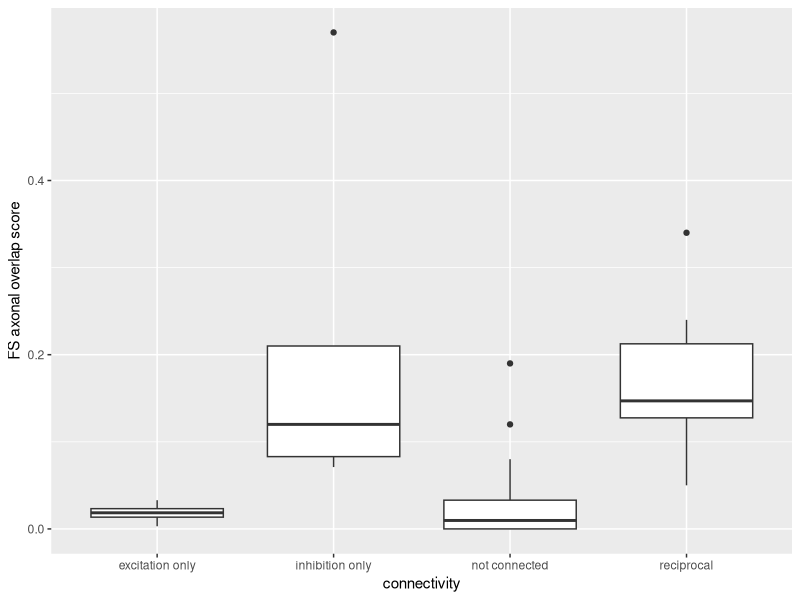
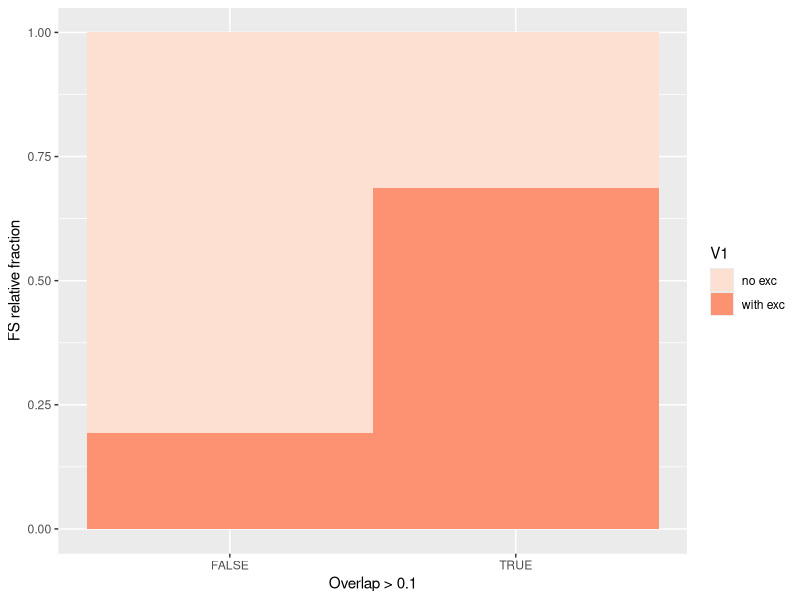
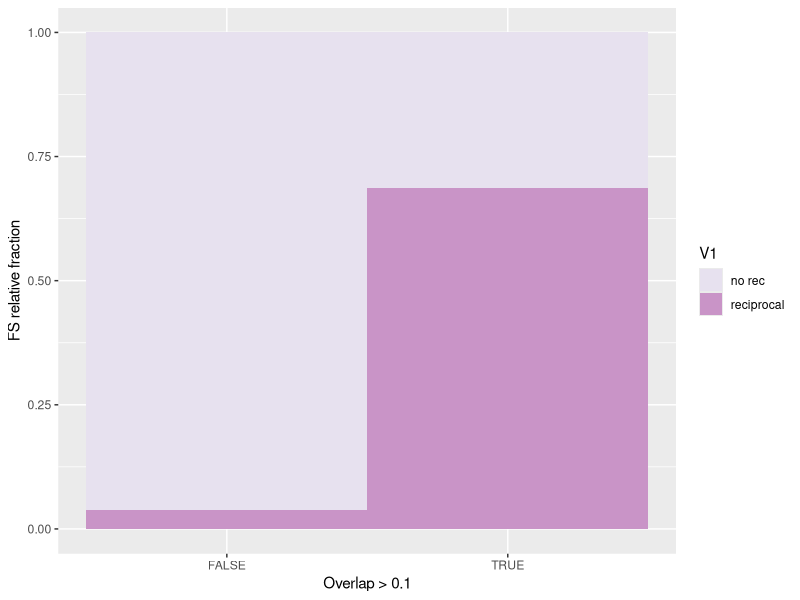
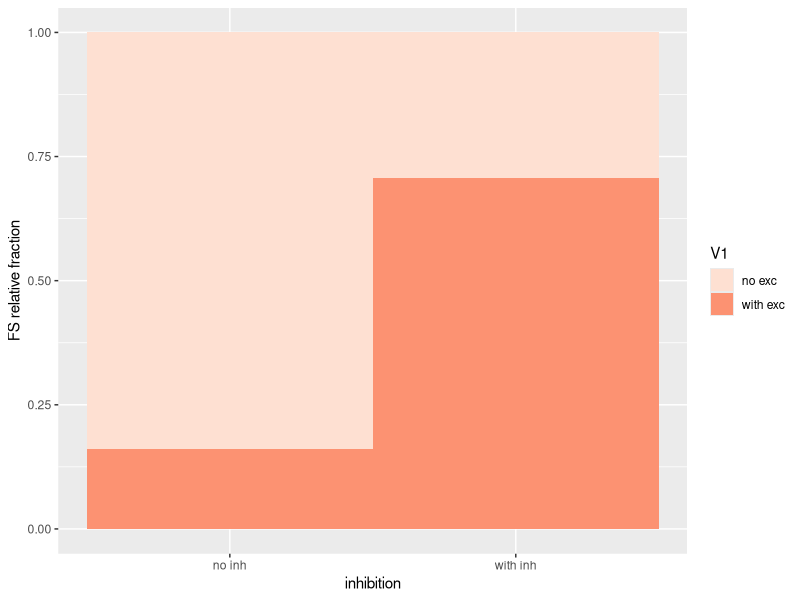
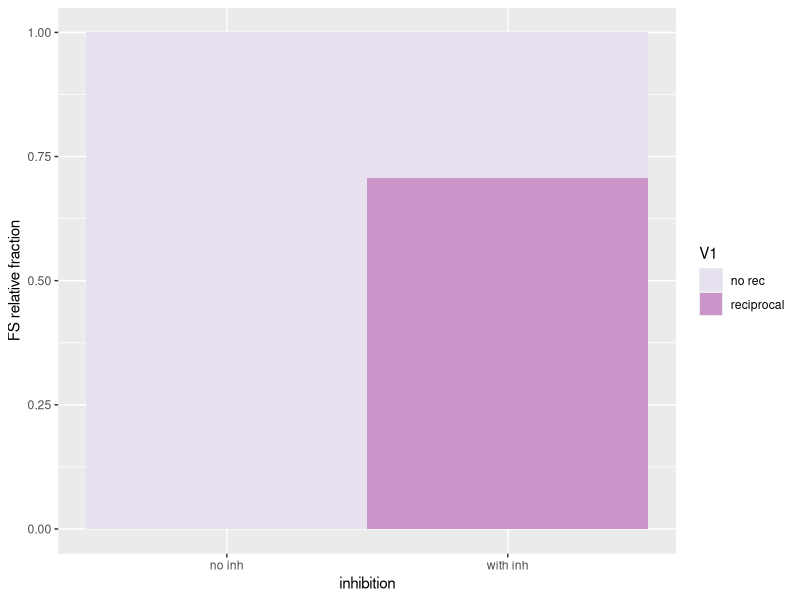
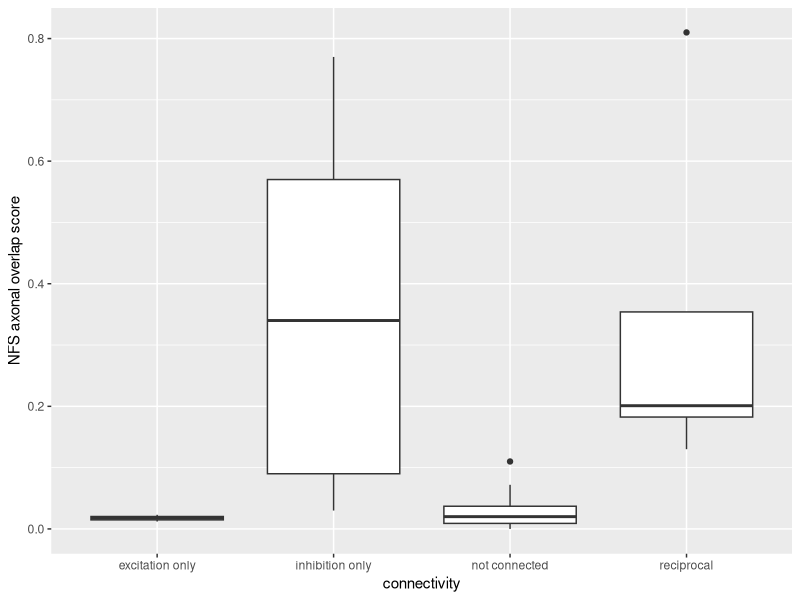
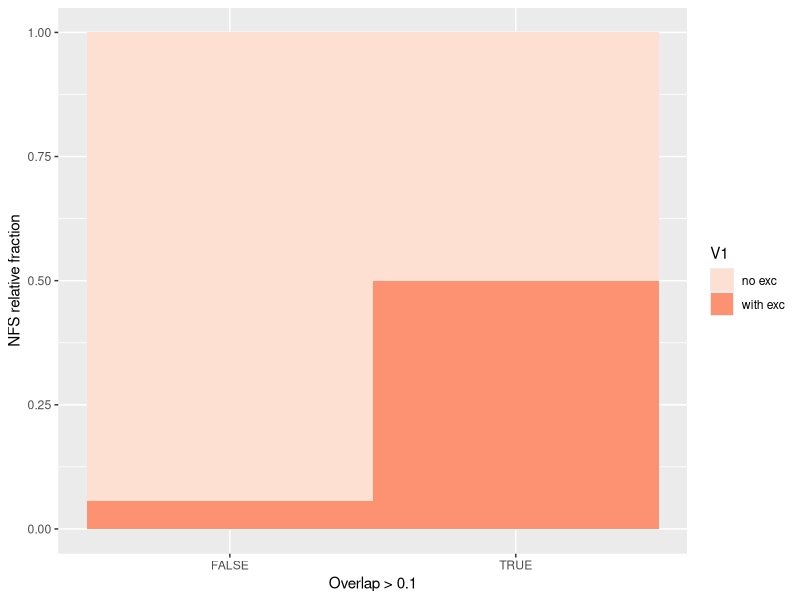
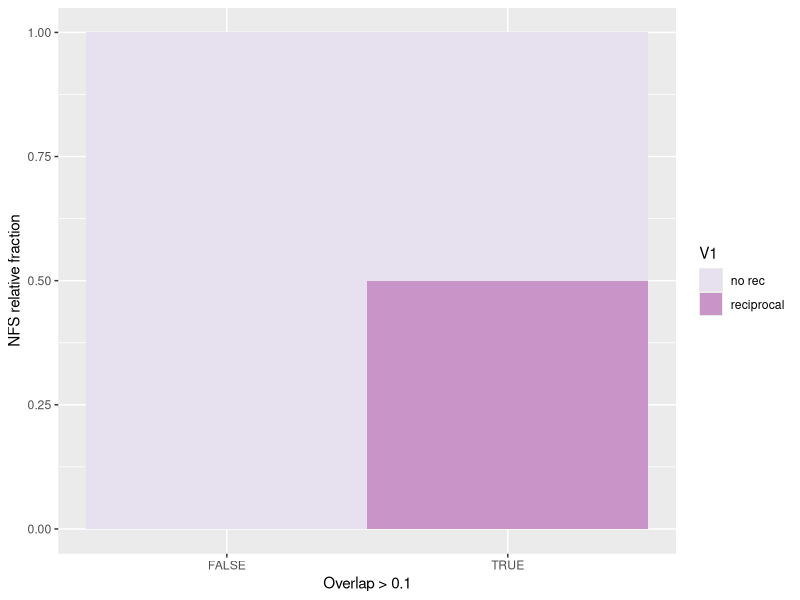

Reproduce these figures in R, in order.
## ---- chunk 1
library(readxl)
library(ggplot2)
library(data.table)
library('gmodels')
library(svglite)
toverlap_import <- read_excel("IN_overlap_connect.xlsx")
## ---- chunk 2
toverlap = toverlap_import[toverlap_import$subtype == "FS",]

bp<-ggplot(toverlap,aes(x=connectivity, y=overlap))+
  geom_boxplot()+ylab("FS axonal overlap score")
bp
## ---- chunk 3
#set overlap threshold
toverlap$high <- toverlap$overlap>0.1

#fraction of excitatory pairs (high vs low overlap)
mytable <- table(toverlap$excitation,toverlap$high)
mytable
fisher.test(mytable)

relfreq <- data.table(mytable)
bp <- ggplot(relfreq, aes(x=V2, y=N, fill=V1)) +
      geom_bar(width=1,stat="identity",position = 'fill')+
  xlab("Overlap > 0.1")+ylab("FS relative fraction")+
  scale_fill_brewer(palette="Reds")
bp

#fraction of reciprocal pairs (high vs low overlap)
mytable <- table(toverlap$reciprocity,toverlap$high)
mytable
fisher.test(mytable)

relfreq <- data.table(mytable)
bp <- ggplot(relfreq, aes(x=V2, y=N, fill=V1)) +
      geom_bar(width=1,stat="identity",position = 'fill')+
  xlab("Overlap > 0.1")+ylab("FS relative fraction")+
  scale_fill_brewer(palette="PuRd")
bp

#fraction of excitatory pairs (with vs without inhibition)
mytable <- table(toverlap$excitation,toverlap$inhibition)
mytable
fisher.test(mytable)

relfreq <- data.table(mytable)
bp <- ggplot(relfreq, aes(x=V2, y=N, fill=V1)) +
      geom_bar(width=1,stat="identity",position = 'fill')+
  xlab("inhibition")+ylab("FS relative fraction")+
  scale_fill_brewer(palette="Reds")
bp

#fraction of reciprocal pairs (with vs without inhibition)
mytable <- table(toverlap$reciprocity,toverlap$inhibition)
mytable
fisher.test(mytable)

relfreq <- data.table(mytable)
bp <- ggplot(relfreq, aes(x=V2, y=N, fill=V1)) +
      geom_bar(width=1,stat="identity",position = 'fill')+
  xlab("inhibition")+ylab("FS relative fraction")+
  scale_fill_brewer(palette="PuRd")
bp
## ---- chunk 4
toverlap = toverlap_import[toverlap_import$subtype == "NFS",]

bp<-ggplot(toverlap,aes(x=connectivity, y=overlap))+
  geom_boxplot()+ylab("NFS axonal overlap score")
bp
## ---- chunk 5
#set overlap threshold
toverlap$high <- toverlap$overlap>0.1

#fraction of excitatory pairs (high vs low overlap)
mytable <- table(toverlap$excitation,toverlap$high)
mytable
fisher.test(mytable)

relfreq <- data.table(mytable)
bp <- ggplot(relfreq, aes(x=V2, y=N, fill=V1)) +
      geom_bar(width=1,stat="identity",position = 'fill')+
  xlab("Overlap > 0.1")+ylab("NFS relative fraction")+
  scale_fill_brewer(palette="Reds")
bp

#fraction of reciprocal pairs (high vs low overlap)
mytable <- table(toverlap$reciprocity,toverlap$high)
mytable
fisher.test(mytable)

relfreq <- data.table(mytable)
bp <- ggplot(relfreq, aes(x=V2, y=N, fill=V1)) +
      geom_bar(width=1,stat="identity",position = 'fill')+
  xlab("Overlap > 0.1")+ylab("NFS relative fraction")+
  scale_fill_brewer(palette="PuRd")
bp

#fraction of excitatory pairs (with vs without inhibition)
mytable <- table(toverlap$excitation,toverlap$inhibition)
mytable
fisher.test(mytable)

relfreq <- data.table(mytable)
bp <- ggplot(relfreq, aes(x=V2, y=N, fill=V1)) +
      geom_bar(width=1,stat="identity",position = 'fill')+
  xlab("inhibition")+ylab("NFS relative fraction")+
  scale_fill_brewer(palette="Reds")
bp

#fraction of reciprocal pairs (with vs without inhibition)
mytable <- table(toverlap$reciprocity,toverlap$inhibition)
mytable
fisher.test(mytable)

relfreq <- data.table(mytable)
bp <- ggplot(relfreq, aes(x=V2, y=N, fill=V1)) +
      geom_bar(width=1,stat="identity",position = 'fill')+
  xlab("inhibition")+ylab("NFS relative fraction")+
  scale_fill_brewer(palette="PuRd")
bp
